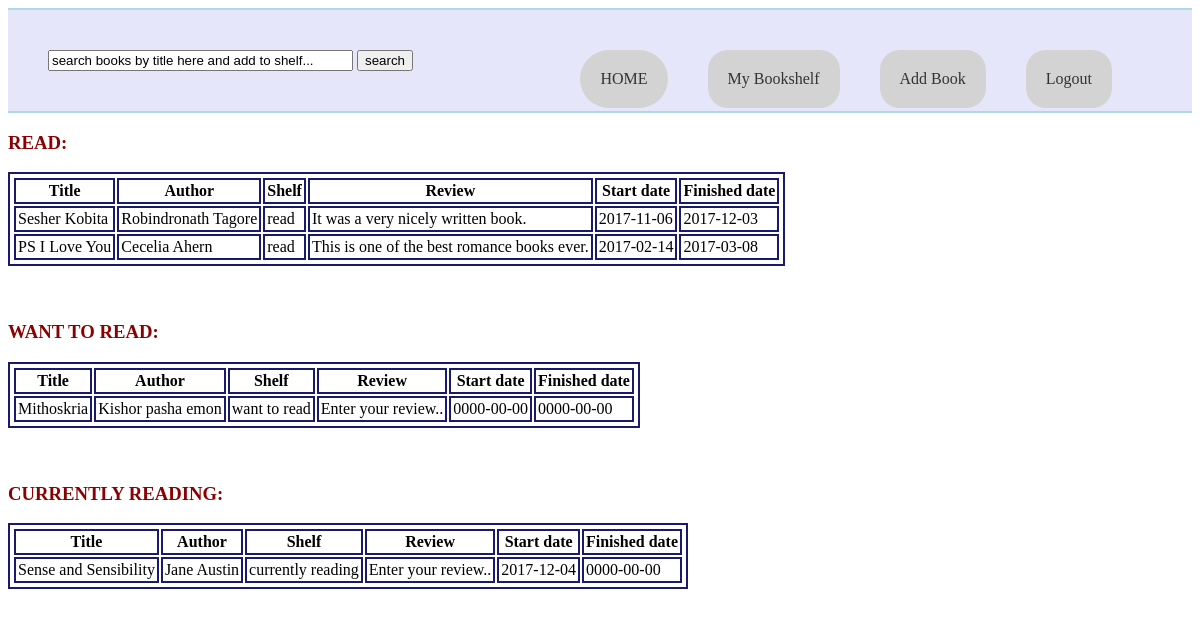
Page /mybook.php (signed in) on the committed database.
### tables this page shows
CREATE TABLE `bookshelf` (
  `id` int(11) NOT NULL,
  `email` varchar(100) NOT NULL,
  `isbn` varchar(200) NOT NULL,
  `shelf` varchar(100) NOT NULL,
  `review` text NOT NULL,
  `start_date` date NOT NULL,
  `finished_date` date NOT NULL
);

CREATE TABLE `book` (
  `isbn` varchar(200) NOT NULL,
  `title` varchar(250) NOT NULL,
  `author` varchar(150) NOT NULL,
  `rating` int(11) NOT NULL,
  `genre` varchar(50) NOT NULL,
  `language` varchar(100) NOT NULL,
  `total_page` int(11) NOT NULL,
  `summary` text NOT NULL
);

### mybook.php (the view, shortened to what this page needs)
<?php
  include("connect.php");
?>
<!DOCTYPE HTML>
<html>
<head>
</head>
<body>
	<div id ="wrapper">
    <a href = "logout.php">Logout</a>
    <a href = "addbook.php">Add Book</a>
    <a href = "mybook.php">My Bookshelf</a>
    <a href = "home.php" style="border-radius: 60px;">HOME</a>
    <form action = "displaybook.php" method = "GET">
    	<input type = "text" name = "search" value = "search books by title here and add to shelf..." size="35">
    	<input type = "submit" name = "submit" value = "search" >
    </form>
</div>
	<table>
		<h3>READ:</h3>
		<tr>
			<th>Title</th>
			<th>Author</th>
			<th>Shelf</th>
			<th>Review</th>
			<th>Start date</th>
			<th>Finished date</th>
		</tr>
		<?php
		$user_email = $_SESSION['email'];
		    $query = "SELECT b.title,b.author,s.shelf,s.review,s.start_date,s.finished_date from bookshelf s
		     inner join book b
		     on s.isbn = b.isbn
		     where s.shelf = 'read'
		     AND
		     s.email = '$user_email'";
		    $result = mysqli_query($conn,$query);
		    if(mysqli_num_rows($result)>0)
		    {
		    	while($row=mysqli_fetch_assoc($result))
		    	{
		    		?>
		    		<tr>
			            <td><?php echo $row['title']; ?> </td>
			            <td><?php echo $row['author']; ?> </td>
			            <td><?php echo $row['shelf']; ?> </td>
			            <td><?php echo $row['review']; ?> </td>
			            <td><?php echo $row['start_date']; ?> </td>
			            <td><?php echo $row['finished_date']; ?> </td>
		           </tr>
		    		<?php
		    	}
		    }
		 ?>
	</table>
	<br>
	<br>
	<table>
		<h3>WANT TO READ:</h3>
		<tr>
			<th>Title</th>
			<th>Author</th>
			<th>Shelf</th>
			<th>Review</th>
			<th>Start date</th>
			<th>Finished date</th>
		</tr>
		<?php
		$user_email = $_SESSION['email'];
		    $query = "SELECT b.title,b.author,s.shelf,s.review,s.start_date,s.finished_date from bookshelf s
		     inner join book b
		     on s.isbn = b.isbn
		     where s.shelf = 'want to read'
		     AND
		     s.email = '$user_email'";
		    $result = mysqli_query($conn,$query);
		    if(mysqli_num_rows($result)>0)
		    {
		    	while($row=mysqli_fetch_assoc($result))
		    	{
		    		?>
		    		<tr>
			            <td><?php echo $row['title']; ?> </td>
			            <td><?php echo $row['author']; ?> </td>
			            <td><?php echo $row['shelf']; ?> </td>
			            <td><?php echo $row['review']; ?> </td>
			            <td><?php echo $row['start_date']; ?> </td>
			            <td><?php echo $row['finished_date']; ?> </td>
		           </tr>
		    		<?php
		    	}
		    }
		 ?>
	</table>
	<br>
	<br>
	<table>
		<h3>CURRENTLY READING:</h3>
		<tr>
			<th>Title</th>
			<th>Author</th>
			<th>Shelf</th>
			<th>Review</th>
			<th>Start date</th>
			<th>Finished date</th>
		</tr>
		<?php
		$user_email = $_SESSION['email'];
		    $query = "SELECT b.title,b.author,s.shelf,s.review,s.start_date,s.finished_date from bookshelf s
		     inner join book b
		     on s.isbn = b.isbn
		     where s.shelf = 'currently reading'
		     AND
		     s.email = '$user_email'";
		    $result = mysqli_query($conn,$query);
		    if(mysqli_num_rows($result)>0)
		    {
		    	while($row=mysqli_fetch_assoc($result))
		    	{
		    		?>
		    		<tr>
			            <td><?php echo $row['title']; ?> </td>
			            <td><?php echo $row['author']; ?> </td>
			            <td><?php echo $row['shelf']; ?> </td>
			            <td><?php echo $row['review']; ?> </td>
			            <td><?php echo $row['start_date']; ?> </td>
			            <td><?php echo $row['finished_date']; ?> </td>
		           </tr>
		    		<?php
		    	}
		    }
		 ?>
	</table>
</body>
</html>

### mybook.php (style rules this page uses)
#wrapper { background-color: #E6E6FA; padding: 40px; border-bottom: 2px solid #ADD8E6; border-top: 2px solid #ADD8E6; }
h3 { color :DarkRed; }
a { float:right; padding:20px; margin-right:40px; background-color: #D3D3D3; color:#333; text-decoration:none; border-radius: 20px; }
table,th,td { border:2px solid #191970; padding:2px; }

### rows in the picture
bookshelf: book.title "Sesher Kobita", book.author "Robindronath Tagore", shelf "read", review "It was a very nicely written book.", start_date "2017-11-06", finished_date "2017-12-03"
bookshelf: book.title "PS I Love You", book.author "Cecelia Ahern", shelf "read", review "This is one of the best romance books ever.", start_date "2017-02-14", finished_date "2017-03-08"
bookshelf: book.title "Mithoskria", book.author "Kishor pasha emon", shelf "want to read", review "Enter your review..", start_date "0000-00-00", finished_date "0000-00-00"
bookshelf: book.title "Sense and Sensibility", book.author "Jane Austin", shelf "currently reading", review "Enter your review..", start_date "2017-12-04", finished_date "0000-00-00"
